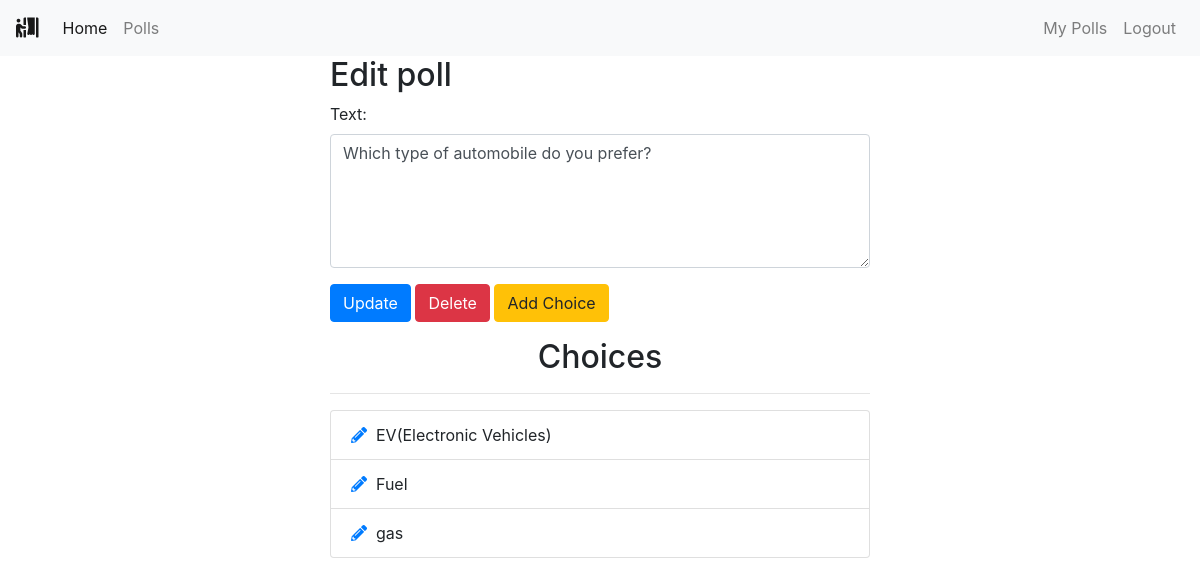
/polls/edit/44/ (signed in), run on the app's committed database.
### polls/models.py (models this page shows, shortened)
class Poll(models.Model):
    owner = models.ForeignKey(User, on_delete=models.CASCADE)
    text = models.TextField()
    pub_date = models.DateTimeField(default=timezone.now)
    active = models.BooleanField(default=True)

class Choice(models.Model):
    poll = models.ForeignKey(Poll, on_delete=models.CASCADE)
    choice_text = models.CharField(max_length=255)

### polls/views.py (the view)
# urls.py: path('edit/<int:poll_id>/', views.polls_edit, name='edit'),
@login_required
def polls_edit(request, poll_id):
    poll = get_object_or_404(Poll, pk=poll_id)
    if request.user != poll.owner:
        return redirect('home')
    if request.method == 'POST':
        form = EditPollForm(request.POST, instance=poll)
        if form.is_valid:
            form.save()
            messages.success(request, "Poll Updated successfully.",
                             extra_tags='alert alert-success alert-dismissible fade show')
            return redirect("polls:list")
    else:
        form = EditPollForm(instance=poll)
    return render(request, "polls/poll_edit.html", {'form': form, 'poll': poll})

### polls/forms.py
class EditPollForm(forms.ModelForm):
    class Meta:
        model = Poll
        fields = ['text', ]
        widgets = {
            'text': forms.Textarea(attrs={'class': 'form-control', 'rows': 5, 'cols': 20}),
        }

### polls/templates/polls/poll_edit.html (shortened to what this page needs)
{% extends 'base.html' %}
{% block content %}
<div class="container">
    <div class="row center">
        <div class="col-md-6 offset-md-3">
            <h2>Edit poll</h2>
            <form action="" method="POST">
                {% for field in form %}
                <div class="form-group">
                    {{ field.label_tag }}
                    {{ field }}
                </div>
                {% endfor %}
                <button type="submit" class="btn btn-primary">Update</button>
                <a class="btn btn-danger" href="{% url 'polls:delete_poll' poll.id %}" role="button" onclick="return confirm('Are you sure?')">Delete</a>
                <a class="btn btn-warning" href="{% url 'polls:add_choice' poll.id %}" role="button">Add Choice</a>
            </form>
            <div class="choices">
                <h2 class="text-center mt-3">Choices</h2>
                <hr>
                <ul class="list-group">
                    {% for choice in poll.choice_set.all %}
                    <li class="list-group-item"><a href="{% url 'polls:choice_edit' choice.id %}"><i class="fas fa-pencil-alt"></i></a>&nbsp
                        {{ choice.choice_text }}</li>
                    {% endfor %}
                </ul>
            </div>
        </div>
    </div>
</div>
{% endblock %}

### data on the page
Poll: form "Which type of automobile do you prefer?"
Choice: choice_text "EV(Electronic Vehicles)"
Choice: choice_text "Fuel"
Choice: choice_text "gas"

### other printed values
{{ field.label_tag }} "Text:"
